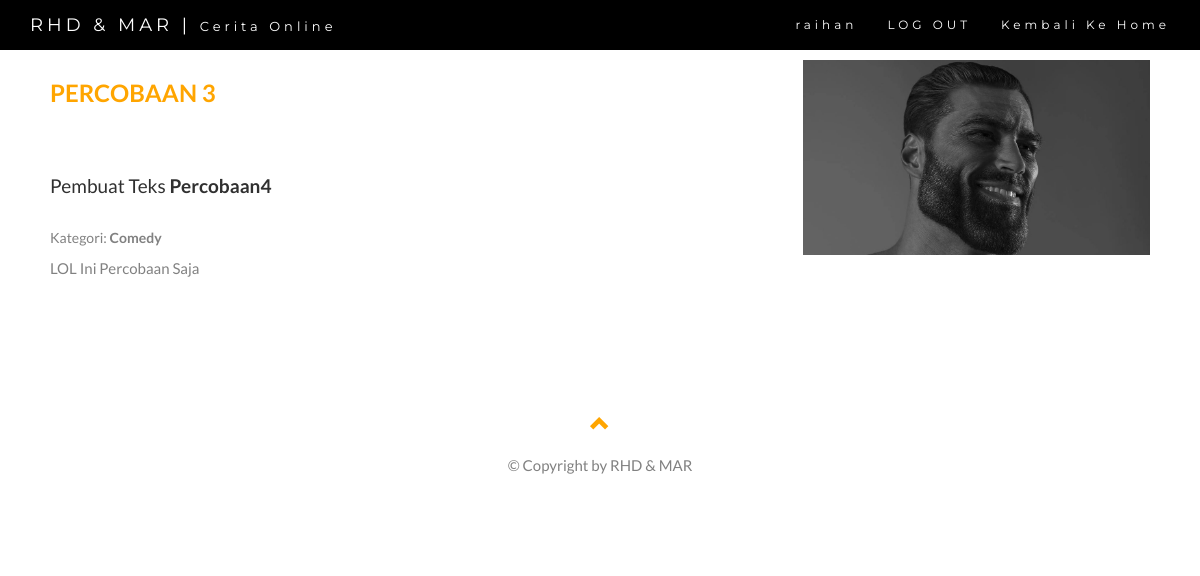
Page /pembaca/baca_selengkapnya.php?id_cerita=2 (signed in) on the committed database.
### tables this page shows
CREATE TABLE `cerita` (
  `id_cerita` int(11) NOT NULL,
  `id_kategori` int(11) NOT NULL,
  `judul_cerita` text NOT NULL,
  `author` varchar(100) NOT NULL,
  `gambar` varchar(255) NOT NULL,
  `isi` text NOT NULL
);

CREATE TABLE `kategori` (
  `id_kategori` int(11) NOT NULL,
  `nama_kategori` varchar(100) NOT NULL
);

### pembaca/baca_selengkapnya.php (the view, shortened to what this page needs)
<!DOCTYPE html>
<html lang="en">
<head>
  <link rel="stylesheet" href="https://maxcdn.bootstrapcdn.com/bootstrap/3.4.1/css/bootstrap.min.css">
  <link rel="stylesheet" type="text/css" href="../css/menu.css">
</head>
<body id="myPage" data-spy="scroll" data-target=".navbar" data-offset="60">
<nav class="navbar navbar-default navbar-fixed-top">
  <div class="container">
    <div class="navbar-header">
      <a class="navbar-brand" href="#myPage">RHD &amp; MAR | <font size="2">Cerita Online</font><br></a>
    </div>
    <div class="collapse navbar-collapse" id="myNavbar">
      <ul class="nav navbar-nav navbar-right">
      <?php
            if ($_SESSION['status'] == 'pembaca')
            {
              ?>
              <li><a href="#"><?php echo $_SESSION['username']; ?></a></li>
              <li><a href="prosesLogoutPembaca.php">LOG OUT</a></li>
              <?php
            } else {
              ?>
                <script language="javascript">alert("Isi Terlebih Dahulu Username dan Password")</script><?php
              ?>
                <script>document.location='login_pembaca.php';</script>
          <?php
            }
          ?>
        <li><a href="home_pembaca.php">Kembali Ke Home</a></li>
      </ul>
    </div>
  </div>
</nav>
    <?php
        include '../koneksi.php';
        $id = $_GET['id_cerita'];
        $query = "SELECT c.id_cerita AS id_cerita,
                    k.nama_kategori AS nama_kategori,
                    c.judul_cerita AS judul_cerita,
                    c.author AS author,
                    c.gambar AS gambar,
                    c.isi AS isi
                    FROM cerita c
                    LEFT JOIN kategori k ON c.id_kategori = k.id_kategori
                    WHERE c.id_cerita = '$id'";
        $result = mysqli_query($connect, $query);
        if (mysqli_num_rows($result) > 0) {
            while($row = mysqli_fetch_array($result))
            {
                ?>
                <div id="about" class="container-fluid">
                  <div class="row">
                     <div class="col-sm-8">
                       <h2><?php echo $row["judul_cerita"] ?></h2><br>
                       <h4>Pembuat Teks <b><?php echo $row["author"] ?></b></h4>
                       <h5>Kategori: <b><?php echo $row["nama_kategori"] ?></b></h5>
                       <p><?php echo $row["isi"] ?></p>
                     </div>
                     <div class="col-sm-4 text-right">
                       <img src="<?php echo "../image/".$row["gambar"] ?>" width="100%">
                     </div>
                   </div>
                 </div>
                 <?php
            }
        }
    ?>
<footer class="container-fluid text-center">
  <a href="#myPage" title="Kembali Ke Atas">
    <span class="glyphicon glyphicon-chevron-up"></span>
  </a>
  <p>&copy; Copyright by RHD &amp; MAR</p>
</footer>
</body>
</html>

### css/menu.css (style rules this page uses)
body { font: 400 15px Lato, sans-serif; line-height: 1.8; color: #818181; }
h2 { font-size: 24px; text-transform: uppercase; color: orange; font-weight: 600; margin-bottom: 30px; }
h4 { font-size: 19px; line-height: 1.375em; color: #303030; font-weight: 400; margin-bottom: 30px; }
.container-fluid { padding: 60px 50px; }
.navbar { margin-bottom: 0; background-color: black; z-index: 9999; border: 0; font-size: 12px !important; line-height: 1.42857143 !important; letter-spacing: 4px; border-radius: 0; font-family: Montserrat, sans-serif; }
.navbar li a, .navbar .navbar-brand { color: #fff !important; }
footer .glyphicon { font-size: 20px; margin-bottom: 20px; color: orange; }

### rows in the picture
cerita: judul_cerita "PERCOBAAN 3", author "Percobaan4", id_kategori.nama_kategori "Comedy", isi "LOL Ini Percobaan Saja", gambar (picture)

### other values in the picture
$_SESSION['username'] "raihan"
